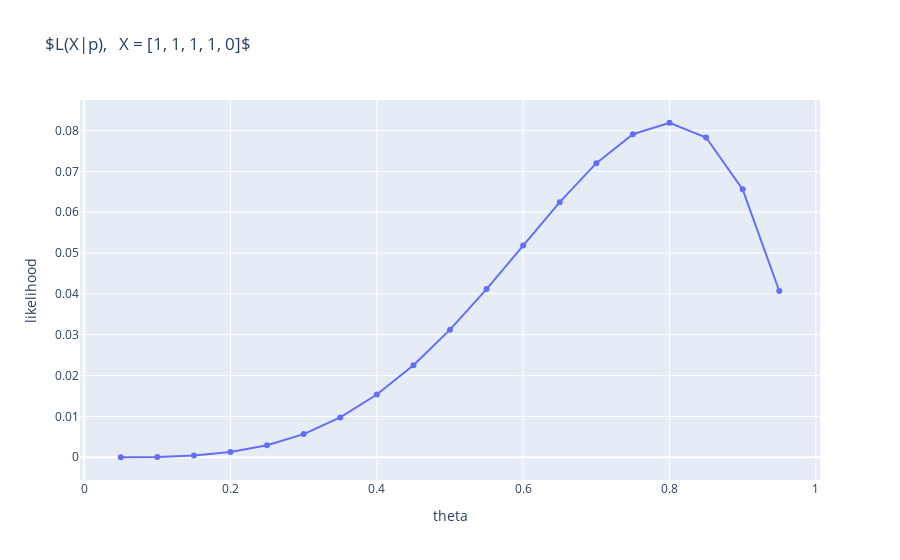

The cell this chart's notebook holds for it:
### Code cell
import plotly.graph_objects as go
scatter = go.Scatter(x = probs, y = likelihoods)

layout = {'title': '$L(X|p),   X = [1, 1, 1, 1, 0]$', 'xaxis': {'title': 'theta '}, 'yaxis': {'title': 'likelihood'}}
go.Figure([scatter],  layout = layout)

### Figure 1 — Plotly figure (JSON) as saved in the notebook; plotly's stock layout.template omitted (floating-point values rounded to 4 significant figures)
{"data": [{"type": "scatter", "x": [0.05, 0.1, 0.15, 0.2, 0.25, 0.3, 0.35, 0.4, 0.45, 0.5, 0.55, 0.6, 0.65, 0.7, 0.75, 0.8, 0.85, 0.9, 0.95], "y": [5.938e-06, 9e-05, 0.0004303, 0.00128, 0.00293, 0.00567, 0.009754, 0.01536, 0.02255, 0.03125, 0.04118, 0.05184, 0.06248, 0.07203, 0.0791, 0.08192, 0.0783, 0.06561, 0.04073]}], "layout": {"autosize": true, "title": {"text": "$L(X|p),   X = [1, 1, 1, 1, 0]$"}, "xaxis": {"autorange": true, "range": [-0.005938, 1.006], "title": {"text": "theta "}, "type": "linear"}, "yaxis": {"autorange": true, "range": [-0.005994, 0.08792], "title": {"text": "likelihood"}, "type": "linear"}}}
